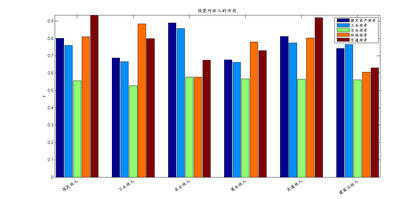
%> input picture 灰色系统/灰色关联度/投资&收入定量关系的灰色关联度计算/源数据及其不同处理方法的计算结果比较/row_division.tif, 420 x 199 px, shrunk from 1366 x 647 before the run, given in place of image.jpg, which was not available
$ octave --eval "dwtgl;"   (GNU Octave 9; MATLAB toolbox functions it lacks are replaced by stand-ins)
%> lines starting %> are read from the running program, lines starting %| are printed output that depends on the picture; pictures that were not available may be replaced by others from this repository, and a replacement may not be noted
%此程序实现数字图像的水印嵌入
function dwtgl
clc;clear all;close all;
disp('计算机正在准备输出数字水印图像，请耐心等待……');
input=imread('image.jpg');%从D盘里读出原始图像
%> input is the input picture: size 199x420x3 uint8; mean R, G, B 194.5, 191.2, 194
input_add=input;
water=imread('water1.jpg');%读出水印图像
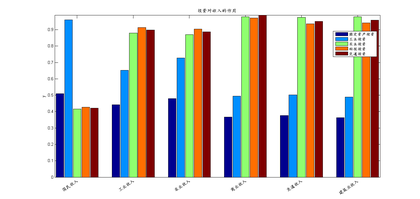
%> input picture 灰色系统/灰色关联度/投资&收入定量关系的灰色关联度计算/源数据及其不同处理方法的计算结果比较/source data.tif, 420 x 199 px, shrunk from 1366 x 647 before the run, given in place of water1.jpg, which was not available
%> water is the input picture: size 199x420x3 uint8; mean R, G, B 204.7, 201.3, 194.5
water_add=water;
%将原始图像和水印的RGB三色分离。RGB彩色图像是三层二维矩阵叠加成的三维矩阵（R、G、B各一层）
input=double(input);water=double(water);inputr=input(:,:,1);waterr=water(:,:,1);
%> after `waterr=water(:,:,1)`:
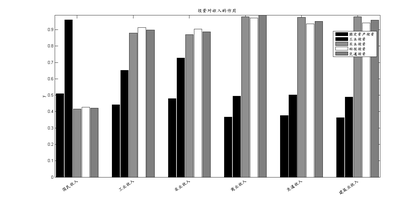
%> waterr: size 199x420 double; min 0, max 255, mean 204.7
inputg=input(:,:,2);waterg=water(:,:,2);inputb=input(:,:,3);waterb=water(:,:,3);
%> after `waterb=water(:,:,3)`:
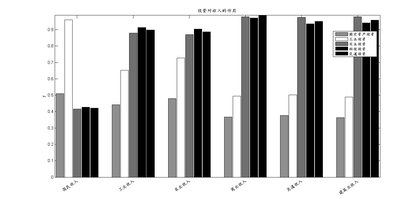
%> waterb: size 199x420 double; min 0, max 255, mean 194.5; mean of the top-left, top-right, bottom-left and bottom-right quarters 216.7, 194.5, 183.9, 183.1

%系数r大，增加鲁棒性，不易随几何变形和物理变形失去水印,但是水印的透明性较差
r=0.06;
[Cwr,Swr]=wavedec2(waterr,1,'haar');%水印R分解
%> Swr = [100 210; 100 210; 199 420]
[Cr,Sr]=wavedec2(inputr,2,'haar');%图像R分解
%> Sr = [50 105; 50 105; 100 210; 199 420]
%水印的嵌入。什么原理？
Cr(1:size(Cwr,2)/16)=Cr(1:size(Cwr,2)/16)+r*Cwr(1:size(Cwr,2)/16);
k=0;
while k<=size(Cr,2)/size(Cwr,2)-1
    Cr(1+size(Cr,2)/4+k*size(Cwr,2)/4:size(Cr,2)/4+...
        (k+1)*size(Cwr,2)/4)=Cr(1+size(Cr,2)/4+...
        k*size(Cwr,2)/4:size(Cr,2)/4+(k+1)*size(Cwr,2)/4)+...
        r*Cwr(1+size(Cwr,2)/4:size(Cwr,2)/2);
     Cr(1+size(Cr,2)/2+k*size(Cwr,2)/4:size(Cr,2)/2+...
        (k+1)*size(Cwr,2)/4)=Cr(1+size(Cr,2)/2+...
        k*size(Cwr,2)/4:size(Cr,2)/2+(k+1)*size(Cwr,2)/4)+...
        r*Cwr(1+size(Cwr,2)/2:3*size(Cwr,2)/4);
     Cr(1+3*size(Cr,2)/4+k*size(Cwr,2)/4:3*size(Cr,2)/4+...
        (k+1)*size(Cwr,2)/4)=Cr(1+3*size(Cr,2)/4+...
        k*size(Cwr,2)/4:3*size(Cr,2)/4+(k+1)*size(Cwr,2)/4)+...
        r*Cwr(1+3*size(Cwr,2)/4:size(Cwr,2));
    k=k+1;
end;
Cr(1:size(Cwr,2)/4)=Cr(1:size(Cwr,2)/4)+r*Cwr(1:size(Cwr,2)/4);

g=0.03;
[Cwg,Swg]=wavedec2(waterg,1,'haar');%水印G分解
%> Swg = [100 210; 100 210; 199 420]
[Cg,Sg]=wavedec2(inputg,2,'haar');%图像G分解
%> Sg = [50 105; 50 105; 100 210; 199 420]
%水印的嵌入
Cg(1:size(Cwg,2)/16)= Cg(1:size(Cwg,2)/16)+r*Cwg(1:size(Cwg,2)/16);
k=0;
while k<=size(Cg,2)/size(Cwg,2)-1
    Cg(1+size(Cg,2)/4+k*size(Cwg,2)/4:size(Cg,2)/4+...
        (k+1)*size(Cwg,2)/4)=Cg(1+size(Cg,2)/4+...
        k*size(Cwg,2)/4:size(Cg,2)/4+(k+1)*size(Cwg,2)/4)+...
        r*Cwg(1+size(Cwg,2)/4:size(Cwg,2)/2);
     Cg(1+size(Cg,2)/2+k*size(Cwg,2)/4:size(Cg,2)/2+...
        (k+1)*size(Cwg,2)/4)=Cg(1+size(Cg,2)/2+...
        k*size(Cwg,2)/4:size(Cg,2)/2+(k+1)*size(Cwg,2)/4)+...
        r*Cwg(1+size(Cwg,2)/2:3*size(Cwg,2)/4);
     Cg(1+3*size(Cg,2)/4+k*size(Cwg,2)/4:3*size(Cg,2)/4+...
        (k+1)*size(Cwg,2)/4)=Cg(1+3*size(Cg,2)/4+...
        k*size(Cwg,2)/4:3*size(Cg,2)/4+(k+1)*size(Cwg,2)/4)+...
        r*Cwg(1+3*size(Cwg,2)/4:size(Cwg,2));
    k=k+1;
end;
Cg(1:size(Cwg,2)/4)=Cg(1:size(Cwg,2)/4)+g*Cwg(1:size(Cwg,2)/4);

b=0.12;
[Cwb,Swb]=wavedec2(waterb,1,'haar');%水印B分解
%> Swb = [100 210; 100 210; 199 420]
[Cb,Sb]=wavedec2(inputb,2,'haar');%图像B分解
%> Sb = [50 105; 50 105; 100 210; 199 420]
%水印的嵌入
Cb(1:size(Cwb,2)/16)=Cb(1:size(Cwb,2)/16)+r*Cwb(1:size(Cwb,2)/16);
k=0;
while k<=size(Cb,2)/size(Cwb,2)-1
    Cb(1+size(Cb,2)/4+k*size(Cwb,2)/4:size(Cb,2)/4+...
        (k+1)*size(Cwb,2)/4)=Cb(1+size(Cb,2)/4+...
        k*size(Cwb,2)/4:size(Cb,2)/4+(k+1)*size(Cwb,2)/4)+...
        r*Cwb(1+size(Cwb,2)/4:size(Cwb,2)/2);
     Cb(1+size(Cb,2)/2+k*size(Cwb,2)/4:size(Cb,2)/2+...
        (k+1)*size(Cwb,2)/4)=Cb(1+size(Cb,2)/2+...
        k*size(Cwb,2)/4:size(Cb,2)/2+(k+1)*size(Cwb,2)/4)+...
        r*Cwb(1+size(Cwb,2)/2:3*size(Cwb,2)/4);
     Cb(1+3*size(Cb,2)/4+k*size(Cwb,2)/4:3*size(Cb,2)/4+...
        (k+1)*size(Cwb,2)/4)=Cb(1+3*size(Cb,2)/4+...
        k*size(Cwb,2)/4:3*size(Cb,2)/4+(k+1)*size(Cwb,2)/4)+...
        r*Cwb(1+3*size(Cwb,2)/4:size(Cwb,2));
    k=k+1;
end;
Cb(1:size(Cwb,2)/4)=Cb(1:size(Cwb,2)/4)+b*Cwb(1:size(Cwb,2)/4);

%用哈尔小波重构图像，亦可用mexh等小波重构
inputr=waverec2(Cr,Sr,'haar');inputg=waverec2(Cg,Sg,'haar');inputb=waverec2(Cb,Sb,'haar');
%> after `inputg=waverec2(Cg,Sg,'haar')`:
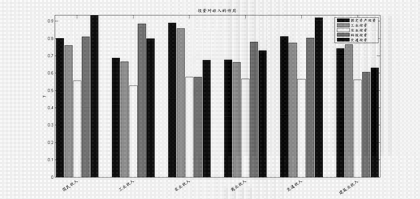
%> inputg: size 199x420 double; min -6.5, max 281.6, mean 201.4; drawn with min black and max white
%> after `inputb=waverec2(Cb,Sb,'haar')`:
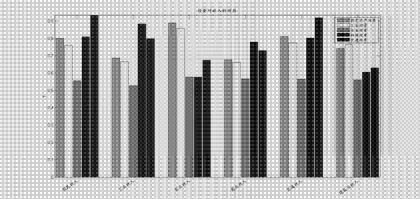
%> inputb: size 199x420 double; min -22.62, max 327.8, mean 214.8; drawn with min black and max white
%三色的叠加
temp=size(inputr);pic=zeros(temp(1),temp(2),3);
%> after `temp=size(inputr)`: temp = [199 420]
for i=1:temp(1);
    for j=1:temp(2);
        pic(i,j,1)=inputr(i,j);
        pic(i,j,2)=inputg(i,j);
        pic(i,j,3)=inputb(i,j);
    end
end
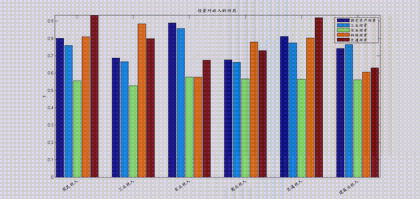
%> pic: size 199x420x3 double; mean R, G, B 207.9, 201.4, 214.8; drawn with min black and max white
output=uint8(round(pic));
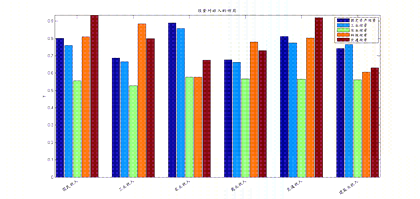
%> output: size 199x420x3 uint8; mean R, G, B 199.3, 195.1, 201.1
watermarked_image_uint8=uint8(output);%转化为uint8
imwrite(watermarked_image_uint8,'watermarked.jpg','jpg');
%画出水印图像
figure(2);subplot(3,1,1);image(input_add);
t1=title('原始图像');
set(t1,'fontsize',15,'color',[0 0 0],'fontname','隶书');
subplot(3,1,2);image(water_add);t2=title('水印图像');
set(t2,'fontsize',15,'color',[0 0 0],'fontname','隶书');
subplot(3,1,3);image(watermarked_image_uint8);t3=title('嵌入水印后的图像');
set(t3,'fontsize',15,'color',[0 0 0],'fontname','隶书');
